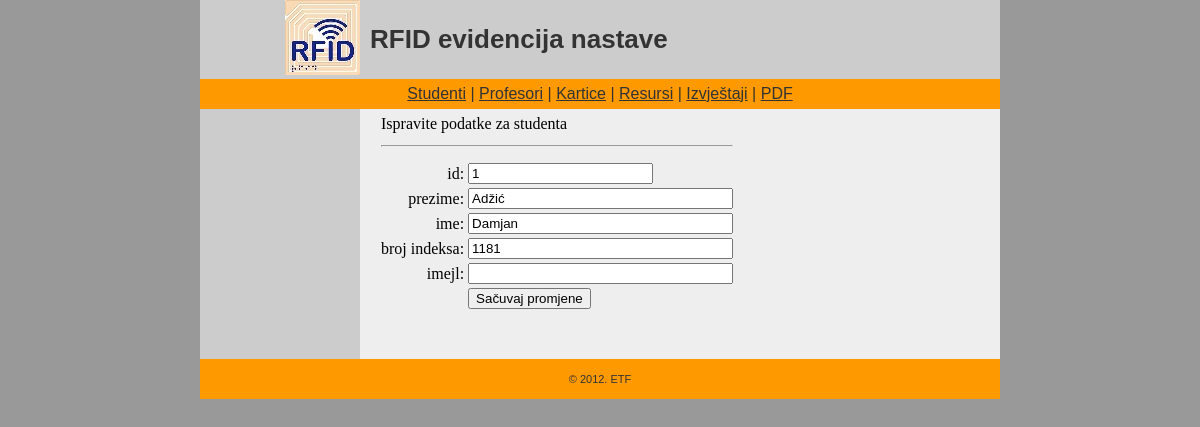
/?page=student_edit&id=1, run on the app's committed database.
### tables this page shows
CREATE TABLE IF NOT EXISTS `student` (
  `id` int(11) NOT NULL AUTO_INCREMENT,
  `prezime` varchar(50) DEFAULT NULL,
  `ime` varchar(50) DEFAULT NULL,
  `br_indeks` varchar(20) DEFAULT NULL,
  `email` varchar(100) DEFAULT NULL,
  PRIMARY KEY (`id`)
);

### pages/student_edit.inc.php (the view, shortened to what this page needs)
<?php
    $message = "";
    $id_student = $_GET['id'];
    $sqlquery = "SELECT * FROM student WHERE id = $id_student";
    $row_comp = mysql_query($sqlquery);
    $red = mysql_fetch_assoc($row_comp);
?>
<form  enctype="multipart/form-data" action="" method="post" name="forml">
<table id="students">
<tr>
    <td align="left" colspan="2">Ispravite podatke za studenta</td>
</tr>
<tr>
    <td colspan="2"><hr></td>
</tr>
<tr>
    <td id="message" colspan="2"><font color="#FF0000"><?echo $message ?></font> </td>
</tr>
<tr>
    <td align="right">id:</td>
    <td><input readonly="1" type="text" name="id" value="<? echo $id_student ?>"></td>
</tr>
<tr>
    <td align="right" >prezime:</td>
    <td><input type="text" size="30" name="prezime" value="<? echo $red['prezime'] ?>"></td>
</tr>
<tr>
    <td align="right" >ime:</td>
    <td><input type="text" size="30" name="ime" value="<? echo $red['ime'] ?>"></td>
</tr>
<tr>
    <td align="right" >broj indeksa:</td>
    <td><input type="text" size="30" name="brIndeksa" value="<? echo $red['br_indeks'] ?>"></td>
</tr>
<tr>
    <td align="right">imejl:</td>
    <td><input type="text" size="30" name="email" value="<? echo $red['email'] ?>"></td>
</tr>
<tr>
    <td></td>
    <td><input type="submit" value="Sačuvaj promjene" name="edit"></td>
</tr>
</table>
</form>

### css/styles.css (style rules this page uses)
table#students #message { color:#FF0000; }

### data on the page
student: prezime "Adžić", ime "Damjan", brIndeksa "1181"
